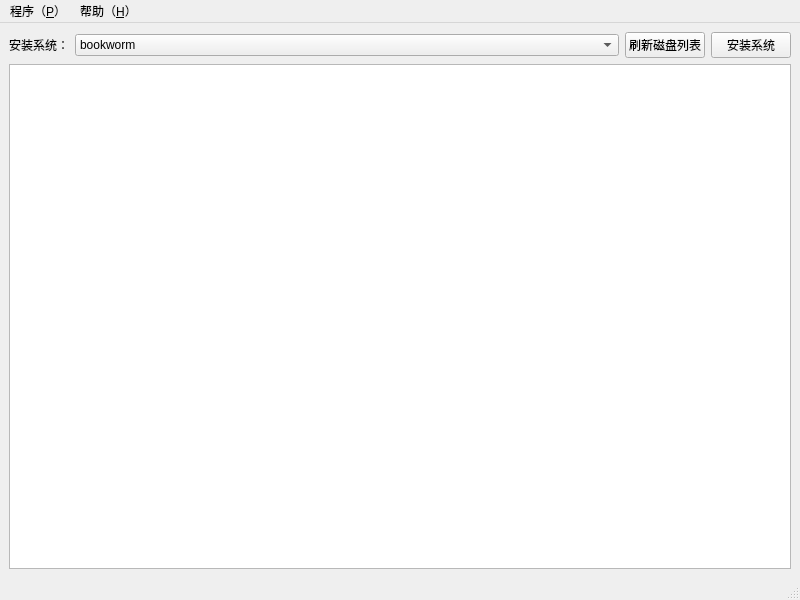
<?xml version="1.0" encoding="UTF-8"?>
<ui version="4.0">
 <class>MainWindow</class>
 <widget class="QMainWindow" name="MainWindow">
  <property name="geometry">
   <rect>
    <x>0</x>
    <y>0</y>
    <width>800</width>
    <height>600</height>
   </rect>
  </property>
  <property name="windowTitle">
   <string>MainWindow</string>
  </property>
  <widget class="QWidget" name="centralwidget">
   <layout class="QVBoxLayout" name="verticalLayout">
    <item>
     <layout class="QGridLayout" name="gridLayout">
      <item row="0" column="0">
       <widget class="QLabel" name="systemChooserTips">
        <property name="sizePolicy">
         <sizepolicy hsizetype="Fixed" vsizetype="Preferred">
          <horstretch>0</horstretch>
          <verstretch>0</verstretch>
         </sizepolicy>
        </property>
        <property name="text">
         <string>安装系统：</string>
        </property>
       </widget>
      </item>
      <item row="0" column="3">
       <widget class="QPushButton" name="installButton">
        <property name="sizePolicy">
         <sizepolicy hsizetype="Fixed" vsizetype="Fixed">
          <horstretch>0</horstretch>
          <verstretch>0</verstretch>
         </sizepolicy>
        </property>
        <property name="text">
         <string>安装系统</string>
        </property>
       </widget>
      </item>
      <item row="0" column="1">
       <widget class="QComboBox" name="systemChooser">
        <item>
         <property name="text">
          <string>bookworm</string>
         </property>
        </item>
        <item>
         <property name="text">
          <string>sid</string>
         </property>
        </item>
        <item>
         <property name="text">
          <string>bullseye</string>
         </property>
        </item>
        <item>
         <property name="text">
          <string>buster</string>
         </property>
        </item>
       </widget>
      </item>
      <item row="0" column="2">
       <widget class="QPushButton" name="refreshDiskList">
        <property name="sizePolicy">
         <sizepolicy hsizetype="Fixed" vsizetype="Fixed">
          <horstretch>0</horstretch>
          <verstretch>0</verstretch>
         </sizepolicy>
        </property>
        <property name="text">
         <string>刷新磁盘列表</string>
        </property>
       </widget>
      </item>
     </layout>
    </item>
    <item>
     <widget class="QListWidget" name="listWidget"/>
    </item>
   </layout>
  </widget>
  <widget class="QMenuBar" name="menubar">
   <property name="geometry">
    <rect>
     <x>0</x>
     <y>0</y>
     <width>800</width>
     <height>36</height>
    </rect>
   </property>
   <widget class="QMenu" name="menu_P">
    <property name="title">
     <string>程序（&amp;P）</string>
    </property>
    <addaction name="action_exit"/>
   </widget>
   <widget class="QMenu" name="menu_H">
    <property name="title">
     <string>帮助（&amp;H）</string>
    </property>
    <addaction name="action_about"/>
    <addaction name="separator"/>
    <addaction name="action_qqGroup"/>
   </widget>
   <addaction name="menu_P"/>
   <addaction name="menu_H"/>
  </widget>
  <widget class="QStatusBar" name="statusbar"/>
  <action name="action_exit">
   <property name="text">
    <string>退出（&amp;E）</string>
   </property>
  </action>
  <action name="action_about">
   <property name="text">
    <string>关于（&amp;A）</string>
   </property>
  </action>
  <action name="action_qqGroup">
   <property name="enabled">
    <bool>false</bool>
   </property>
   <property name="text">
    <string>QQ 交流群：881201853</string>
   </property>
  </action>
 </widget>
 <resources/>
 <connections/>
</ui>
